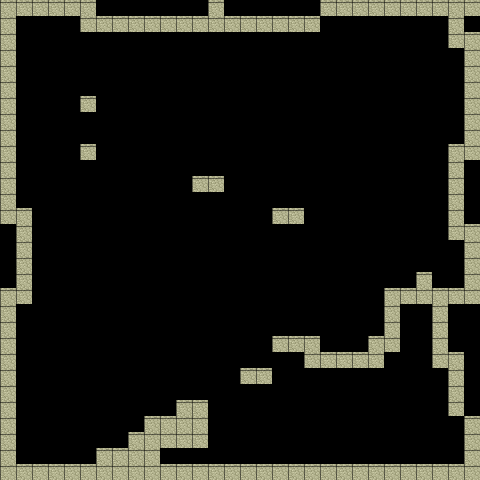

This is a level from a 2D game, rendered from its Tiled map with the project's own tilesets. A one-line summary and the map file follow, with tile-layer data summarised:
An orthogonal 30x30 tile map with 16x16 px tiles, 1 tile layer (Tile Layer 1).

<map version="1.0" orientation="orthogonal" renderorder="right-down" width="30" height="30" tilewidth="16" tileheight="16" nextobjectid="1">
 <tileset firstgid="1" name="tile_small" tilewidth="16" tileheight="16" tilecount="1">
  <image source="tile_small.png" width="16" height="16" />
 </tileset>
 <layer name="Tile Layer 1" width="30" height="30">
  <data>[900 cells, 165 non-empty, 1 distinct tile ids]</data>
 </layer>
</map>